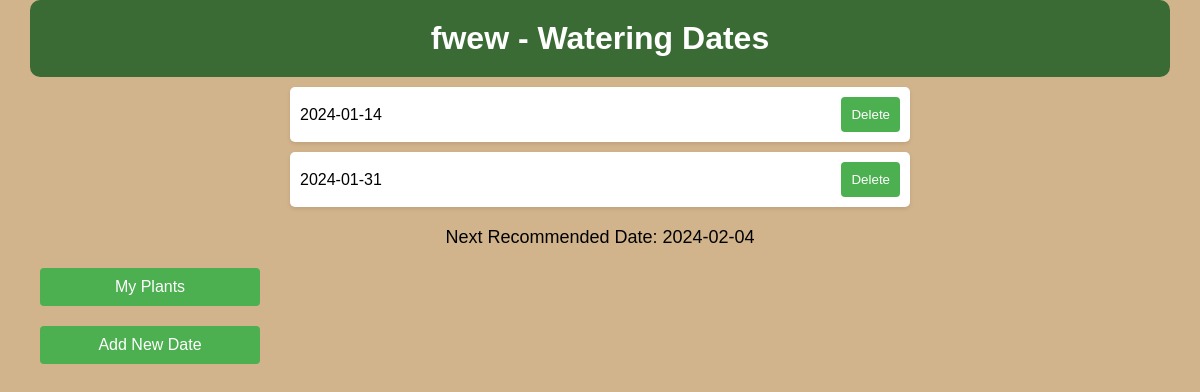
Page /view_plant/3 on the committed database.
### app.py (models this page shows)
class Plant(db.Model):
    id = db.Column(db.Integer, primary_key=True)
    name = db.Column(db.String(100), nullable=False)
    watering_interval = db.Column(db.Integer, nullable=False, default=7)
    dates = db.relationship('WateringDate', backref='plant', lazy=True)
    plant_type = db.Column(db.String(10), nullable=False, default='indoor')
    def next_watering_date(self):
        if self.dates:
            last_watering_date = max(date.date for date in self.dates)
            return last_watering_date + timedelta(days=self.watering_interval)
        return "Not available"

class WateringDate(db.Model):
    id = db.Column(db.Integer, primary_key=True)
    date = db.Column(db.Date, nullable=False)
    plant_id = db.Column(db.Integer, db.ForeignKey('plant.id'), nullable=False)

### app.py (the view)
@app.route('/view_plant/<int:plant_id>')
def view_plant(plant_id):
    plant = Plant.query.get_or_404(plant_id)
    next_recommended_date = plant.next_watering_date()
    return render_template('plant_details.html', plant=plant, next_recommended_date=next_recommended_date)

### templates/plant_details.html (shortened to what this page needs)
<!DOCTYPE html>
<html lang="en">
<head>
    <link rel="stylesheet" href="{{ url_for('static', filename='plant_details.css') }}">
</head>
<body>
    <h1>{{ plant.name }} - Watering Dates</h1>
        {% for date in plant.dates %}
        <li>
            {{ date.date }}
            <form action="{{ url_for('delete_watering_date', watering_date_id=date.id) }}" method="post" style="display: inline;">
                <button type="submit">Delete</button>
            </form>
        </li>
        {% endfor %}
    <p id="recc">Next Recommended Date: {{ next_recommended_date }}</p>
    <a href="{{ url_for('index', plant_id=plant.id) }}">My Plants</a>
    <a href="{{ url_for('add_date', plant_id=plant.id) }}">Add New Date</a>
</body>
</html>

### static/plant_details.css (style rules this page uses)
body { font-family: Arial, sans-serif; background-color: #D2B48C; margin: 0; padding: 0; }
h1 { background-color: #3A6B35; color: white; text-align: center; padding: 20px 0; border-radius: 10px; width: 95%; margin: auto; }
li { display: flex; justify-content: space-between; align-items: center; background-color: #fff; margin: 10px auto; padding: 10px; border-radius: 5px; box-shadow: 0 2px 4px rgba(0, 0, 0, 0.1); max-width: 600px; }
button { background-color: #4CAF50; color: white; border: none; border-radius: 4px; padding: 10px; cursor: pointer; }
#recc { text-align: center; font-size: 18px; margin-top: 20px; }
a, .add-plant-link { display: block; width: 200px; margin: 20px; margin-left: 40px; text-align: center; padding: 10px; background-color: #4CAF50; color: white; text-decoration: none; border-radius: 4px; }

### rows in the picture
Plant: name "fwew"
WateringDate: date "2024-01-14"
WateringDate: date "2024-01-31"

### other values in the picture
{{ next_recommended_date }} "2024-02-04"
